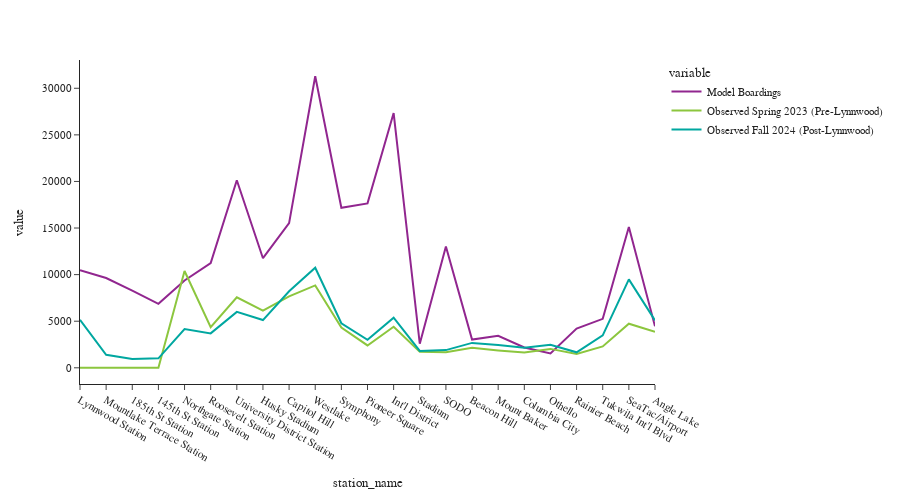

Write notebook code for a chart like this one.
### Code cell
fig = px.line(df_1_line)
fig.update_layout(height=500, width=900, font=dict(size=11),
                  yaxis_tickformat = '.00f')
fig.show()

### Figure 1 — Plotly figure (JSON) as saved in the notebook; plotly's stock layout.template omitted (floating-point values rounded to 4 significant figures)
{"data": [{"hovertemplate": "variable=Model Boardings<br>station_name=%{x}<br>value=%{y}<extra></extra>", "legendgroup": "Model Boardings", "line": {"color": "#91268F", "dash": "solid"}, "marker": {"symbol": "circle"}, "mode": "lines", "name": "Model Boardings", "orientation": "v", "showlegend": true, "type": "scatter", "x": ["Lynnwood Station", "Mountlake Terrace Station", "185th St Station", "145th St Station", "Northgate Station", "Roosevelt Station", "University District Station", "Husky Stadium", "Capitol Hill", "Westlake", "Symphony", "Pioneer Square", "Int'l District", "Stadium", "SODO", "Beacon Hill", "Mount Baker", "Columbia City", "Othello", "Rainier Beach", "Tukwila Int'l Blvd", "SeaTac/Airport", "Angle Lake"], "xaxis": "x", "y": [10470.0, 9632.0, 8284.0, 6871.0, 9372.0, 11240.0, 20120.0, 11760.0, 15530.0, 31300.0, 17180.0, 17650.0, 27340.0, 2582.0, 13020.0, 3030.0, 3441.0, 2176.0, 1545.0, 4208.0, 5256.0, 15120.0, 4449.0], "yaxis": "y"}, {"hovertemplate": "variable=Observed Spring 2023 (Pre-Lynnwood)<br>station_name=%{x}<br>value=%{y}<extra></extra>", "legendgroup": "Observed Spring 2023 (Pre-Lynnwood)", "line": {"color": "#8CC63E", "dash": "solid"}, "marker": {"symbol": "circle"}, "mode": "lines", "name": "Observed Spring 2023 (Pre-Lynnwood)", "orientation": "v", "showlegend": true, "type": "scatter", "x": ["Lynnwood Station", "Mountlake Terrace Station", "185th St Station", "145th St Station", "Northgate Station", "Roosevelt Station", "University District Station", "Husky Stadium", "Capitol Hill", "Westlake", "Symphony", "Pioneer Square", "Int'l District", "Stadium", "SODO", "Beacon Hill", "Mount Baker", "Columbia City", "Othello", "Rainier Beach", "Tukwila Int'l Blvd", "SeaTac/Airport", "Angle Lake"], "xaxis": "x", "y": [0.0, 0.0, 0.0, 0.0, 10380.0, 4349.0, 7563.0, 6134.0, 7667.0, 8845.0, 4324.0, 2400.0, 4399.0, 1731.0, 1669.0, 2147.0, 1861.0, 1630.0, 2030.0, 1495.0, 2298.0, 4731.0, 3865.0], "yaxis": "y"}, {"hovertemplate": "variable=Observed Fall 2024 (Post-Lynnwood)<br>station_name=%{x}<br>value=%{y}<extra></extra>", "legendgroup": "Observed Fall 2024 (Post-Lynnwood)", "line": {"color": "#00A7A0", "dash": "solid"}, "marker": {"symbol": "circle"}, "mode": "lines", "name": "Observed Fall 2024 (Post-Lynnwood)", "orientation": "v", "showlegend": true, "type": "scatter", "x": ["Lynnwood Station", "Mountlake Terrace Station", "185th St Station", "145th St Station", "Northgate Station", "Roosevelt Station", "University District Station", "Husky Stadium", "Capitol Hill", "Westlake", "Symphony", "Pioneer Square", "Int'l District", "Stadium", "SODO", "Beacon Hill", "Mount Baker", "Columbia City", "Othello", "Rainier Beach", "Tukwila Int'l Blvd", "SeaTac/Airport", "Angle Lake"], "xaxis": "x", "y": [5146.0, 1393.0, 957.0, 1020.0, 4150.0, 3693.0, 6004.0, 5122.0, 8207.0, 10740.0, 4783.0, 3008.0, 5372.0, 1813.0, 1899.0, 2672.0, 2458.0, 2145.0, 2466.0, 1663.0, 3475.0, 9490.0, 5093.0], "yaxis": "y"}], "layout": {"font": {"size": 11}, "height": 500, "legend": {"title": {"text": "variable"}, "tracegroupgap": 0}, "margin": {"t": 60}, "width": 900, "xaxis": {"anchor": "y", "domain": [0.0, 1.0], "title": {"text": "station_name"}}, "yaxis": {"anchor": "x", "domain": [0.0, 1.0], "tickformat": ".00f", "title": {"text": "value"}}}}
